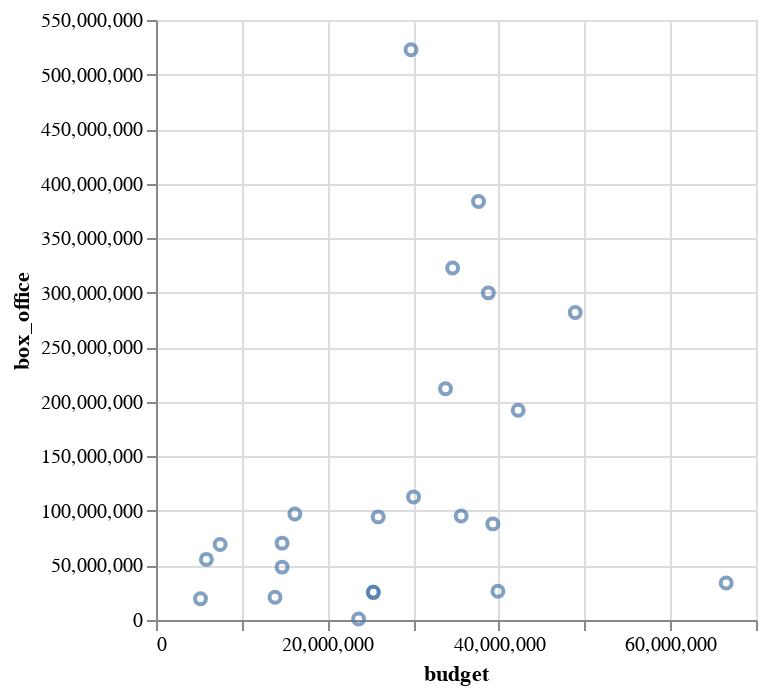

Here is the notebook cell this chart was saved with:
### Code cell
# Box office over budget
box_budget = alt.Chart(ghibli).mark_point().encode(
    x = "budget",
    y = "box_office",
    tooltip = "movie")
box_budget

### Figure 1 — Vega-Lite specification as saved in the notebook (floating-point values rounded to 4 significant figures)
{"config": {"view": {"continuousWidth": 300, "continuousHeight": 300}}, "data": {"name": "data-28ff8114ea5b8367971f2e44587967e7"}, "mark": {"type": "point"}, "encoding": {"tooltip": {"field": "movie", "type": "nominal"}, "x": {"field": "budget", "type": "quantitative"}, "y": {"field": "box_office", "type": "quantitative"}}, "$schema": "https://vega.github.io/schema/vega-lite/v5.20.1.json", "datasets": {"data-28ff8114ea5b8367971f2e44587967e7": [{"movie": "Nausicaa", "release_date": "1984-03-11T00:00:00", "year": 1984, "budget": 5193000.0, "box_office": 19470000.0, "return": 2.75}, {"movie": "Castle in the Sky", "release_date": "1986-08-02T00:00:00", "year": 1986, "budget": 13880000.0, "box_office": 20820000.0, "return": 0.5}, {"movie": "Grave of the Fireflies", "release_date": "1988-04-15T00:00:00", "year": 1988, "budget": 25350000.0, "box_office": 25350000.0, "return": 0.0}, {"movie": "My Neighbor Totoro", "release_date": "1988-04-15T00:00:00", "year": 1988, "budget": 25350000.0, "box_office": 25350000.0, "return": 0.0}, {"movie": "Kiki's Delivery Service", "release_date": "1989-07-29T00:00:00", "year": 1989, "budget": 7484000.0, "box_office": 69220000.0, "return": 8.25}, {"movie": "Only Yesterday", "release_date": "1991-07-20T00:00:00", "year": 1991, "budget": 5878000.0, "box_office": 55560000.0, "return": 8.451}, {"movie": "Porco Rosso", "release_date": "1992-07-18T00:00:00", "year": 1992, "budget": 16200000.0, "box_office": 97210000.0, "return": 5.0}, {"movie": "Pom Poko", "release_date": "1994-07-16T00:00:00", "year": 1994, "budget": 25930000.0, "box_office": 94510000.0, "return": 2.646}, {"movie": "Whisper of the Heart", "release_date": "1995-07-15T00:00:00", "year": 1995, "budget": 14710000.0, "box_office": 70450000.0, "return": 3.789}, {"movie": "Princess Mononoke", "release_date": "1997-07-12T00:00:00", "year": 1997, "budget": 34610000.0, "box_office": 322600000.0, "return": 8.323}, {"movie": "My Neighbors the Yamadas", "release_date": "1999-07-17T00:00:00", "year": 1999, "budget": 39890000.0, "box_office": 26370000.0, "return": -0.339}, {"movie": "Spirited Away", "release_date": "2001-07-20T00:00:00", "year": 2001, "budget": 29750000.0, "box_office": 522700000.0, "return": 16.57}, {"movie": "The Cat Returns", "release_date": "2002-07-19T00:00:00", "year": 2002, "budget": 35610000.0, "box_office": 95260000.0, "return": 1.675}, {"movie": "Howl's Moving Castle", "release_date": "2004-11-20T00:00:00", "year": 2004, "budget": 37620000.0, "box_office": 383500000.0, "return": 9.195}, {"movie": "Tales from Earthsea", "release_date": "2006-07-29T00:00:00", "year": 2006, "budget": 30050000.0, "box_office": 112800000.0, "return": 2.755}, {"movie": "Ponyo", "release_date": "2008-07-19T00:00:00", "year": 2008, "budget": 48910000.0, "box_office": 281900000.0, "return": 4.763}, {"movie": "Arrietty", "release_date": "2010-07-17T00:00:00", "year": 2010, "budget": 33780000.0, "box_office": 212000000.0, "return": 5.276}, {"movie": "From Up On Poppy Hill", "release_date": "2011-07-16T00:00:00", "year": 2011, "budget": 39300000.0, "box_office": 88110000.0, "return": 1.242}, {"movie": "The Wind Rises", "release_date": "2013-07-20T00:00:00", "year": 2013, "budget": 42250000.0, "box_office": 192300000.0, "return": 3.552}, {"movie": "The Tale of Princess Kaguya", "release_date": "2013-11-23T00:00:00", "year": 2013, "budget": 66520000.0, "box_office": 33860000.0, "return": -0.491}, {"movie": "When Marnie Was There", "release_date": "2014-07-19T00:00:00", "year": 2014, "budget": 14710000.0, "box_office": 48480000.0, "return": 2.295}, {"movie": "Earwig and the Witch", "release_date": "2021-02-03T00:00:00", "year": 2021, "budget": 23640000.0, "box_office": 858900.0, "return": -0.9637}, {"movie": "The Boy and the Heron", "release_date": "2023-07-14T00:00:00", "year": 2023, "budget": 38770000.0, "box_office": 299900000.0, "return": 6.734}]}}
